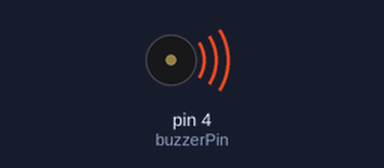
Bench run of a sketch on a simulated Arduino Uno, built with avr-gcc and run on an emulated ATmega328P. Parts: buzzer (waves = sounding). What the sketch prints to the serial monitor is not drawn.

Above: at 0.2 s.
Timing chart, 0 to 4.6 s (numbered marks = the images above):
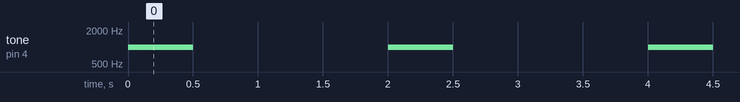

Measured:
- by itself, tone on pin 4 (buzzerPin): alternates 1000 Hz for 0.50 s and silent for 1.5 s

The sketch:

test_buzzer.ino
```cpp
const int buzzerPin = 4; // Utilisation de la broche 4

void setup() {
  pinMode(buzzerPin, OUTPUT);
  Serial.begin(9600);

  // Attendre que le port série s'ouvre (pratique sur Teensy)
  while (!Serial);
  Serial.println("Début du test matériel du buzzer...");
}

void loop() {
  Serial.println("Bip ! (1000 Hz)");
  tone(buzzerPin, 1000); // Émet un son à 1000 Hz
  delay(500);            // Pendant 500 ms

  Serial.println("Silence...");
  noTone(buzzerPin);     // Arrête le son
  delay(1500);           // Pause de 1.5 seconde avant de recommencer
}
```
